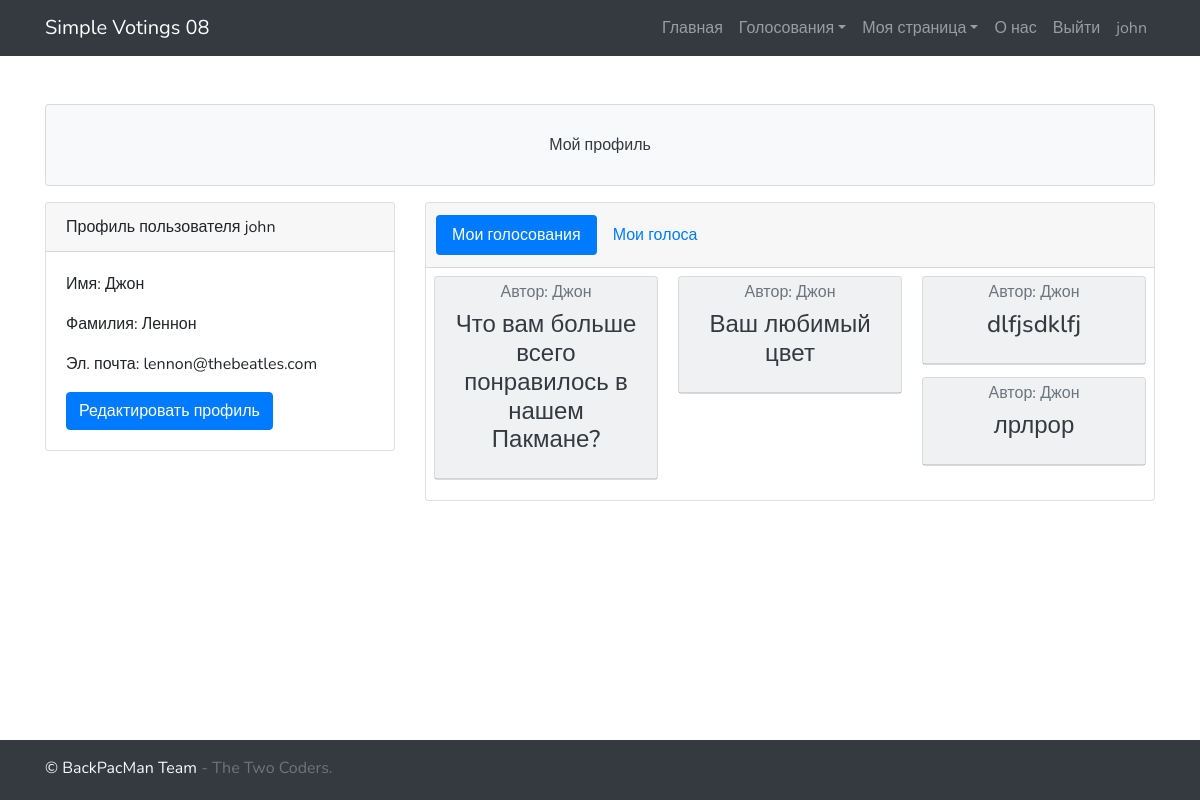
The page /profile/51/ (signed in) on the database as committed earlier.
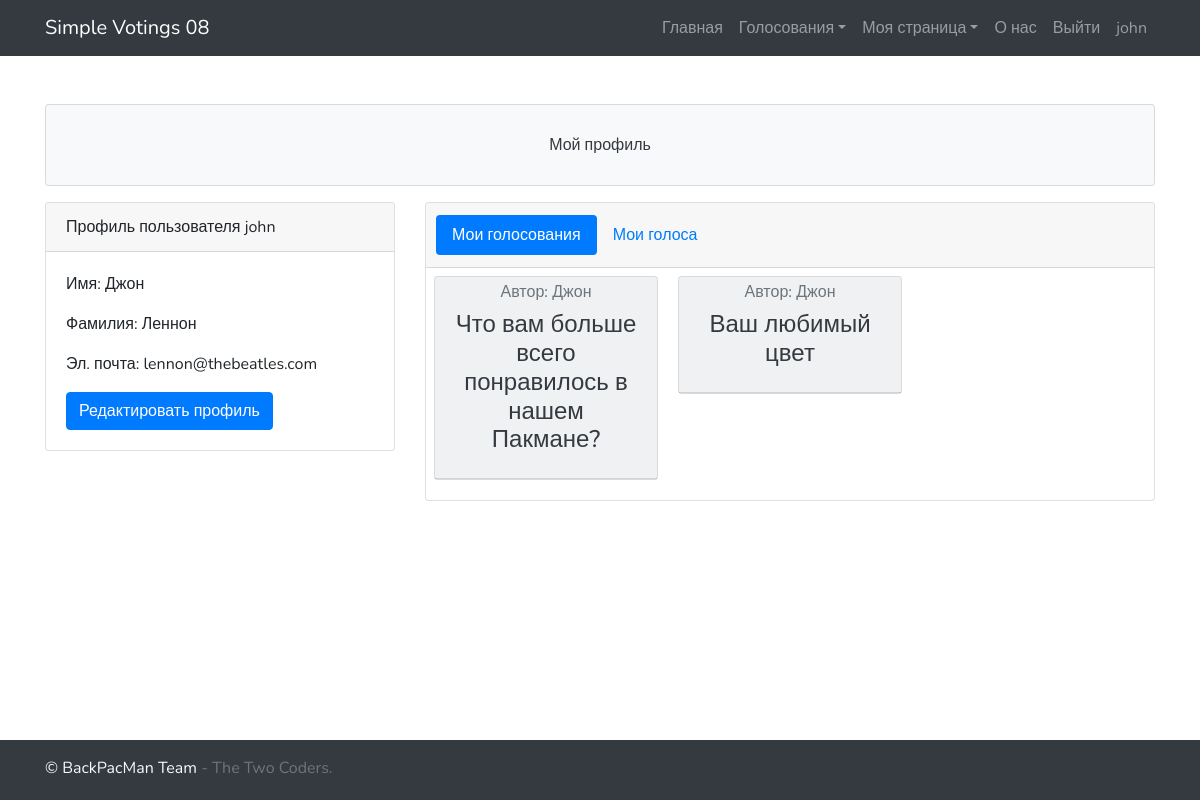
The same page on the database as committed later.
### main_app/models.py (models this page shows, shortened)
class Voting(models.Model):
    question = models.CharField(max_length=50)
    type = models.CharField(max_length=20, default='radio')  # radio, checkbox, text_input
    author = models.ForeignKey(get_user_model(), on_delete=models.CASCADE)
    def options(self):
        return Options.objects.filter(voting_id=self.id)
    def users(self):
        return {e.user_id for e in Vote.objects.filter(voting_id=self.id)}
    def voting_view(self):
        return "/voting/" + str(self.id)

### main_app/views.py (the view)
# urls.py: path('profile/<str:id>/', profile),
@login_required()
def profile(request, id):
    votes = models.Vote.objects.filter(user_id=request.user.id)
    context = {
        'pagetitle': 'Мой профиль',
        'menu': get_menu_context(request),
        'user': request.user,
        'main_message': 'Мой профиль',
        'id': id,
        'votings': models.Voting.objects.filter(author_id=request.user.id),
        'my_votes': {models.Voting.objects.get(id=v.voting_id) for v in votes},
        'expand': True
    }
    return render(request, 'profile.html', context)

### main_app/models.py (called while the page is built)
    def votes(self):
        return {e.id for e in Vote.objects.filter(option_id=self.id)}

    def users(self):
        return {e.id for e in Vote.objects.filter(voting_id=self.voting_id)}

    def get_votes_percentage(self):
        return int(len(self.votes()) / len(self.users()) * 100)

    def get_votes_count_t(self):
        a = len(self.votes())
        return f"(Выбор {a} пользовател{get_suffix(a, 'ей', 'я', 'ей')})" \
            if a else "(Никто ещё не выбирал этот вариант)"

### main_app/views.py (called while the page is built)
def get_suffix(x: int, zero: str, one: str, two: str, ):
    x %= 100
    if 9 < x < 20:
        return zero
    x %= 10
    if x is 1:
        return one
    elif x in [2, 3, 4]:
        return two
    else:
        return zero

### main_app/templates/profile.html (shortened to what this page needs)
{% extends 'basic.html' %}
{% block main %}
<div class="row">
    <div class="col-4">
        <div class="card">
            <div class="card-header">
                Профиль пользователя {{ user }}
            </div>
            <div class="card-body">
                <p class="card-text"> Имя: {{ user.first_name }}</p>
                <p class="card-text"> Фамилия: {{ user.last_name }}</p>
                <p class="card-text"> Эл. почта: {{ user.email }}</p>
                <a href="/edit_profile/" class="btn btn-primary">Редактировать профиль</a>
            </div>
        </div>
    </div>
    <div class="col">
        <div class="card text-center mb-3">
            <div class="card-header">
                <ul class="nav nav-pills card-header-pills" id="nav-tab" role="tablist">
                    <li class="nav-item">
                        <a class="nav-link active" id="nav-votings-tab" data-toggle="tab" href="#nav-votings">Мои
                            голосования </a>
                    </li>
                    <li class="nav-item">
                        <a class="nav-link" id="nav-votes-tab" data-toggle="tab" href="#nav-votes">Мои голоса</a>
                    </li>
                </ul>
            </div>
            <div class="tab-content">
                <div class="tab-pane fade show active" id="nav-votings" role="tabpanel"
                     aria-labelledby="nav-votings-tab">
                    {% if votings %}
                    <div class="card-columns px-2 py-2">
                        {% for voting in votings %}
                        {% include 'forms/voting_basic.html' with action="/vote/"%}
                        {% endfor %}
                    </div>
                    {% else %}
                    <p class="card-text">Вы еще не создавали голосований. Чтобы создать, <a href="/create/">нажмите
                        сюда </a></p>
                    {% endif %}
                </div>
            </div>
        </div>
    </div>
</div>
{% endblock %}

### main_app/templates/menu.html (shortened to what this page needs)
{% if menu %}
<nav class="navbar navbar-expand-lg navbar-dark bg-dark">
    <div class="container">
        <a class="navbar-brand" href="/">Simple Votings 08</a>
        <div class="collapse navbar-collapse" id="navbarResponsive">
            <ul class="navbar-nav ml-auto">
                {% for item in menu %}
                {% if item.dropdown %}
                <div class="dropdown">
                    <li class="nav-item">
                        <a class="nav-link dropdown-toggle"
                           id="dropdownMenuButton" data-toggle="dropdown"
                           aria-haspopup="true" aria-expanded="false" href="{{ item.url }}">{{ item.name }}</a>
                    </li>
                </div>
                {% else %}
                <li class="nav-item">
                    <a class="nav-link" href="{{item.url}}">{{ item.name }}</a>
                </li>
                {% endif %}
                {% endfor %}
                {% for item in menu.0 %}
                <li class="nav-item">
                    <a class="nav-link" href="{{item.url}}">{{ item.name }}
                    </a>
                </li>
                {% endfor %}
            </ul>
        </div>
    </div>
</nav>
{% endif %}

### main_app/templates/forms/basic.html (shortened to what this page needs)
<form method="{% block method %}{{ method|default:'POST' }}{% endblock %}"
      action="{% block action %}{{ action|default:'/' }}{% endblock %}" id="voting_form">
    <div class="card bg-light">
        <div class="card-header" {% if expand %}
             data-toggle="collapse" href="#voting_{{voting.id}}" role="button" aria-expanded="false"
             aria-controls="voting_{{voting.id}}" {% endif %}>
            <h6 class="card-subtitle mb-2 text-muted">Автор:
                {% if voting.author.first_name %} {{ voting.author.first_name }}
                {% else %} {{ voting.author }} {% endif %} </h6>
            <h4 class="card-title"><a href="{{voting.voting_view}}" class="text-dark"> {{ voting.question }}</a></h4>
        </div>
    </div>
</form>

Rows that differ between the two databases and show on the page:
removed Voting: author.first_name "Джон", question "dlfjsdklfj"
removed Voting: author.first_name "Джон", question "лрлрор"
